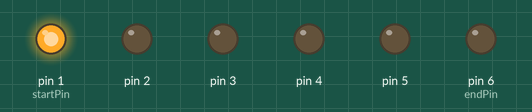
Recording of a sketch running on a simulated Arduino Uno, built with avr-gcc and run on an emulated ATmega328P. Parts: output pins drawn as LEDs (lit = HIGH).

Above: at 0.05 s.
At 0.55 s:
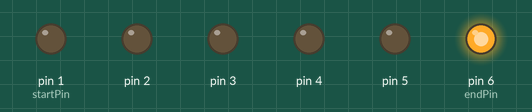
At 0.75 s:
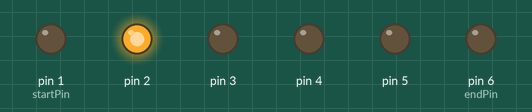
At 1.45 s:
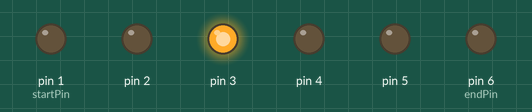
At 2.15 s:
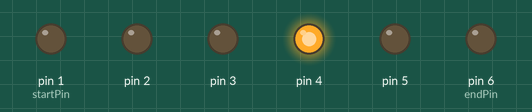
At 2.85 s:
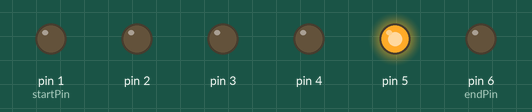
Timing chart, 0 to 3.1 s (numbered marks = the images above):
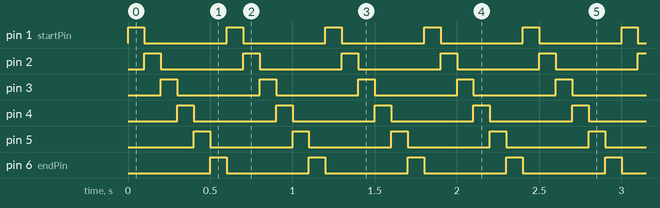

The sketch:

sketch_mar01a.ino
```cpp
const byte startPin = 1;
const byte endPin = 6;
byte lightPin = startPin;

void setup() {
  //设置输出端口

for(byte i = startPin; i<= endPin; i++ ) {
    pinMode(i, OUTPUT);
  }
}

void loop() {
  for(byte i = startPin; i<= endPin; i++ ) {
    digitalWrite(i, LOW);
    }

    digitalWrite(lightPin, HIGH);
    if(lightPin<endPin){
      lightPin++;
      }else{
       lightPin = startPin;
      }
      delay(100);
}
```

Measured:
- by itself, pin 1 (startPin), pin 2–5, pin 6 (endPin): alternates HIGH for 0.10 s and LOW for 0.50 s
- by itself, everything shown: repeats every 0.60 s, in 6 steps
